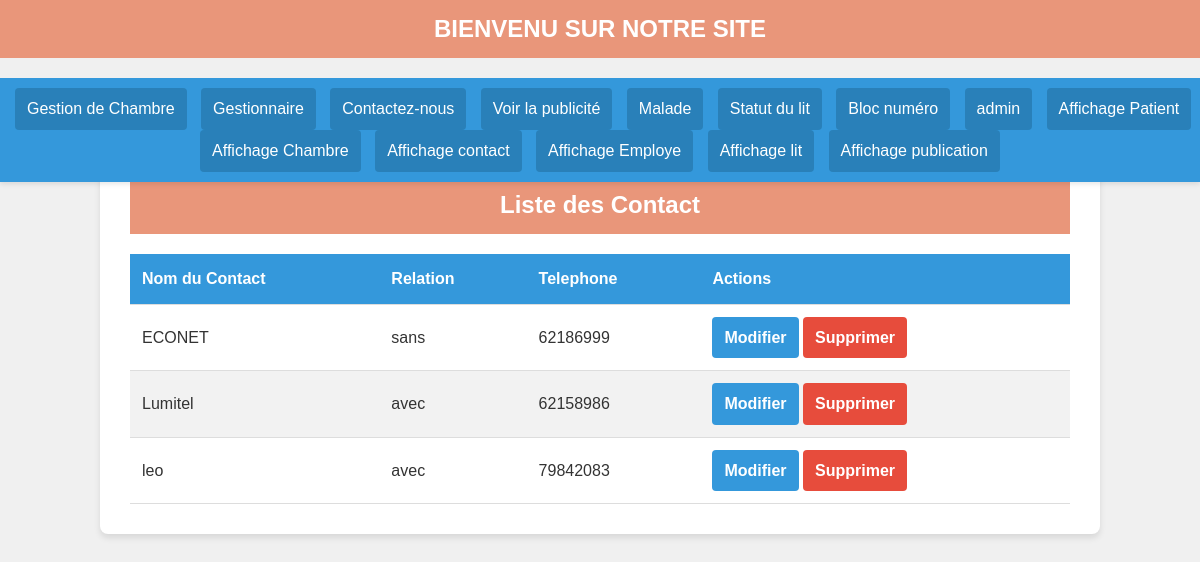
The app's page /getion_chambre_lit/admin/affichagecontacte.php with its own data.
### tables this page shows
CREATE TABLE `contact` (
  `id_contact` int(11) NOT NULL,
  `nom_contact` varchar(50) DEFAULT NULL,
  `relation` varchar(30) DEFAULT NULL,
  `telephone` varchar(15) DEFAULT NULL
);

### getion_chambre_lit/admin/affichagecontacte.php (the view, shortened to what this page needs)
<!DOCTYPE html>
<html lang="fr">
<head>
</head>
<body>
<?php include 'Accueil.php';?>;
    <div class="container">
        <h1>Liste des Contact</h1>
        <?php
        try {
            $pdo = new PDO('mysql:host=localhost;dbname=gestion_chambre_lit;charset=utf8', 'root', '');
            $pdo->setAttribute(PDO::ATTR_ERRMODE, PDO::ERRMODE_EXCEPTION);
        } catch (PDOException $e) {
            die("Erreur de connexion : " . $e->getMessage());
        }
        $affichageCont = $pdo->query("SELECT * FROM contact");
        ?>
        <table>
            <thead>
                <tr>
                    <th>Nom du Contact</th>
                    <th>Relation</th>
                    <th>Telephone</th>
                    <th colspan="2">Actions</th>
                </tr>
            </thead>
            <tbody>
                <?php while ($ContactRecup = $affichageCont->fetch(PDO::FETCH_ASSOC)) { ?>
                    <tr>
                        <td><?php echo htmlspecialchars($ContactRecup["nom_contact"]); ?></td>
                        <td><?php echo htmlspecialchars($ContactRecup["relation"]); ?></td>
                        <td><?php echo htmlspecialchars($ContactRecup["telephone"]); ?></td>
                        <td>
                            <a href="Modifiecontact.php?id=<?php echo $ContactRecup["id_contact"]; ?>" class="btn btn-primary">Modifier</a>
                            <a href="affichagecontacte.php?sup=<?php echo $ContactRecup["id_contact"]; ?>" class="btn btn-danger" onclick="return confirm('Êtes-vous sûr de vouloir supprimer ce contacte ?');">Supprimer</a>
                        </td>
                    </tr>
                <?php } ?>
            </tbody>
        </table>
    </div>
</body>
</html>

### getion_chambre_lit/admin/affichagecontacte.php (style rules this page uses)
:root { --primary-color: #3498db; --secondary-color: #2ecc71; --danger-color: #e74c3c; --background-color: #f0f0f0; --text-color: #333; }
* { box-sizing: border-box; margin: 0; padding: 0; }
body { font-family: 'Arial', sans-serif; background-color: var(--background-color); color: var(--text-color); line-height: 1.6; padding: 20px; }
.container { max-width: 1000px; margin: 0 auto; margin-top:20px; background-color: #fff; border-radius: 8px; box-shadow: 0 4px 6px rgba(0, 0, 0, 0.1); padding: 30px; }
h1 { color: var(--primary-color); text-align: center; margin-bottom: 20px; }
table { width: 100%; border-collapse: collapse; margin-top: 20px; }
th, td { padding: 12px; text-align: left; border-bottom: 1px solid #ddd; }
th { background-color: var(--primary-color); color: #fff; }
tr:nth-child(even) { background-color: #f2f2f2; }
.btn { display: inline-block; padding: 8px 12px; border-radius: 4px; text-decoration: none; color: #fff; font-weight: bold; transition: background-color 0.3s ease; }
.btn-danger { background-color: var(--danger-color); }
.btn-primary { background-color: var(--primary-color); }

### getion_chambre_lit/admin/Accueil.php (style rules this page uses)
* { margin: 0; padding: 0; box-sizing: border-box; }
body { font-family: Arial, sans-serif; padding-top: 100px; flex:1; }
h1 { background-color: darksalmon; color: white; padding: 10px 0; text-align: center; font-size: 24px; }

### records on screen
contact: nom_contact "ECONET", relation "sans", telephone "62186999"
contact: nom_contact "Lumitel", relation "avec", telephone "62158986"
contact: nom_contact "leo", relation "avec", telephone "79842083"
